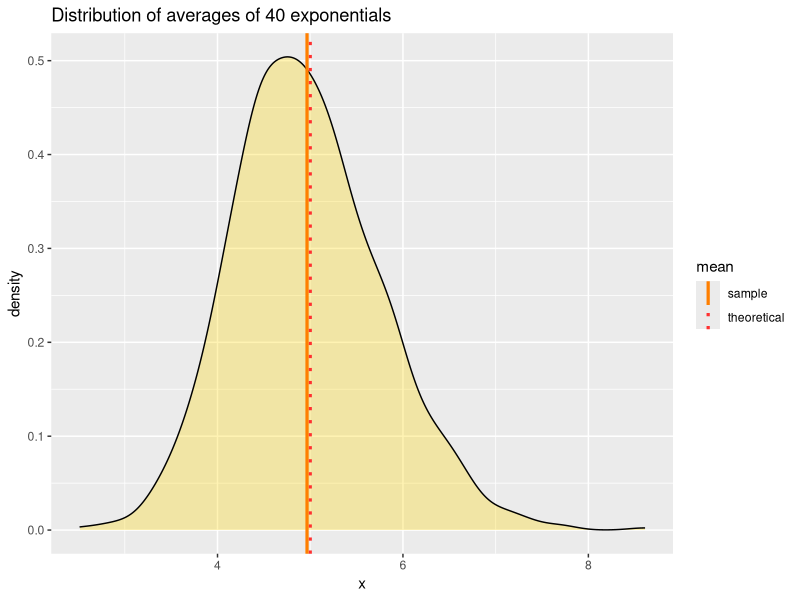

This chart was generated by the following R code:
## ---- chunk 1
nosim = 1000
lambda = 0.2
noexp = 40
## ---- chunk 2
dat <- data.frame(
        x = c(apply(matrix(rexp(nosim*noexp,lambda),nosim),1,mean))
        )
## ---- chunk 3
sample.mean <- mean(dat$x)
theo.mean <- 1/lambda

vlines.df <-data.frame(
        mean = c("theoretical","sample"),
        value=c(theo.mean,sample.mean))
## ---- chunk 4
library(ggplot2)
g <- ggplot(data = dat, aes(x = x))
g <- g + geom_density(fill="gold", alpha=0.3, color="black")
g <- g + geom_vline(data = vlines.df
                    ,aes(xintercept = value
                    ,colour = mean
                    ,linetype = mean)
                    ,show_guide = T
                    ,size = 1.1)
g <- g + scale_linetype_manual(values=c("solid", "dotted"))
g <- g + scale_colour_manual(values = c("darkorange1","firebrick1"))
g <- g + labs(title="Distribution of averages of 40 exponentials")
g
